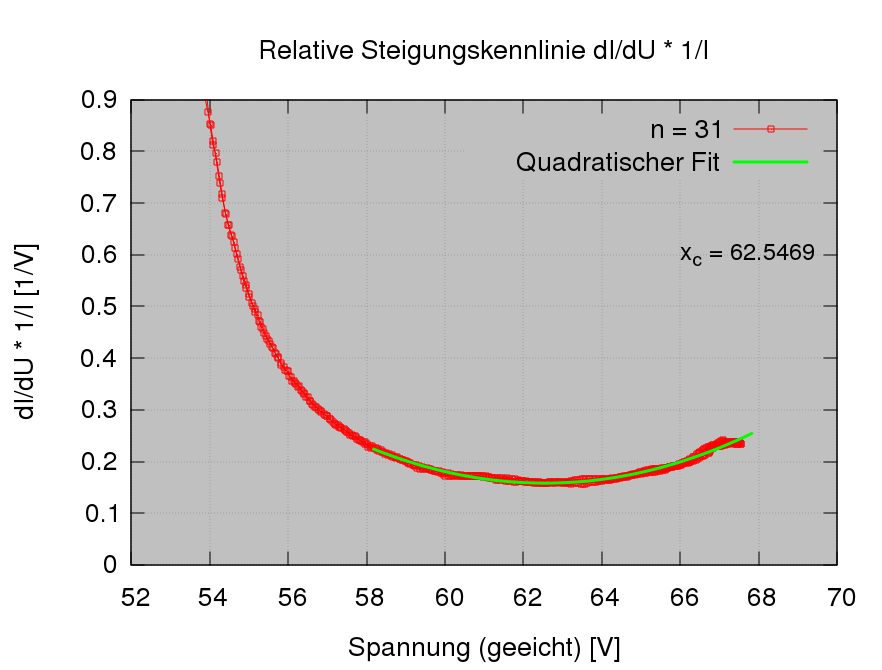

gnuplot code for this plot:
# use with gnuplot

set title "Relative Steigungskennlinie dI/dU * 1/I"

set object 1 rectangle from graph 0, graph 0 to graph 1, graph 1 behind fc rgbcolor "grey" fs noborder

set terminal qt enhanced font "Arial, 20"
set termoptions enhanced

set xlabel "Spannung (geeicht) [V]"
set ylabel "dI/dU * 1/I [1/V]

set grid

set xrange [52:70]
set yrange [0:0.9]

pol(x) = ( x > 58 && x < 68 ) ? a * x**2 + b * x + c : 1/0

a = 1
b = 1
c = 1

fit [58:68] pol(x) "iu_curve_loop_n20_n31_der.txt" using 1:((0.991*$3+0.12)/$2) via a, b, c

xcenter = -b/(2*a)


set label 1 sprintf("x_c = %2.4f",xcenter) at 66,0.6font "Arial, 18"



plot \
	"iu_curve_loop_n20_n31_der.txt" using 1:((0.991*$3+0.12)/$2) title "n = 31" ps 1.0 pt 4 w lp, \
	pol(x) lw 3 title "Quadratischer Fit"
